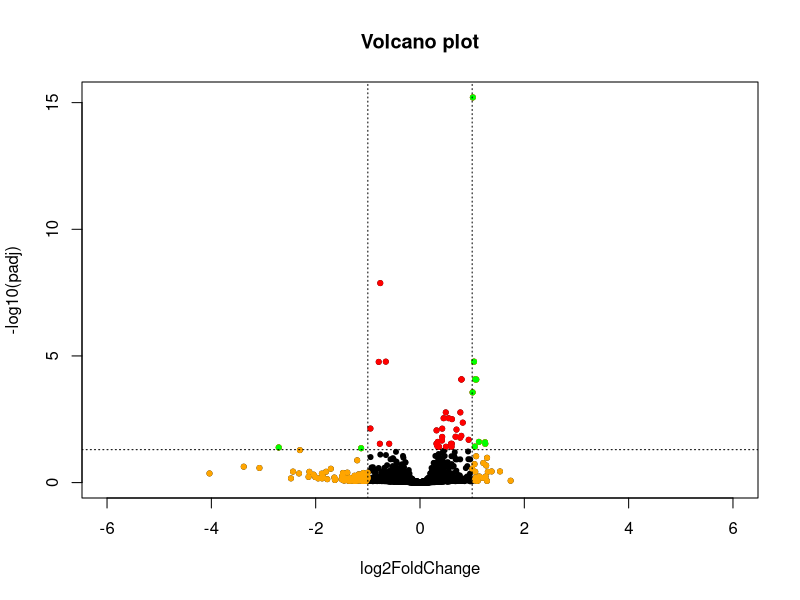
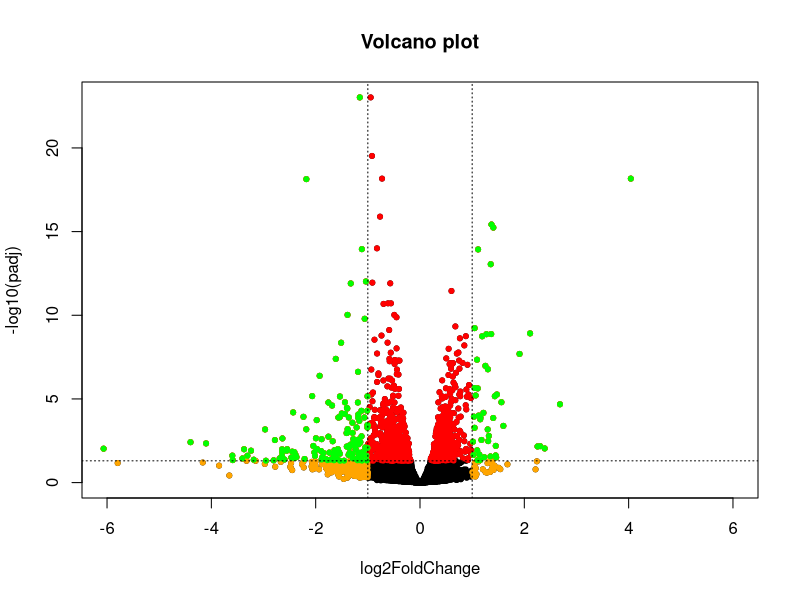
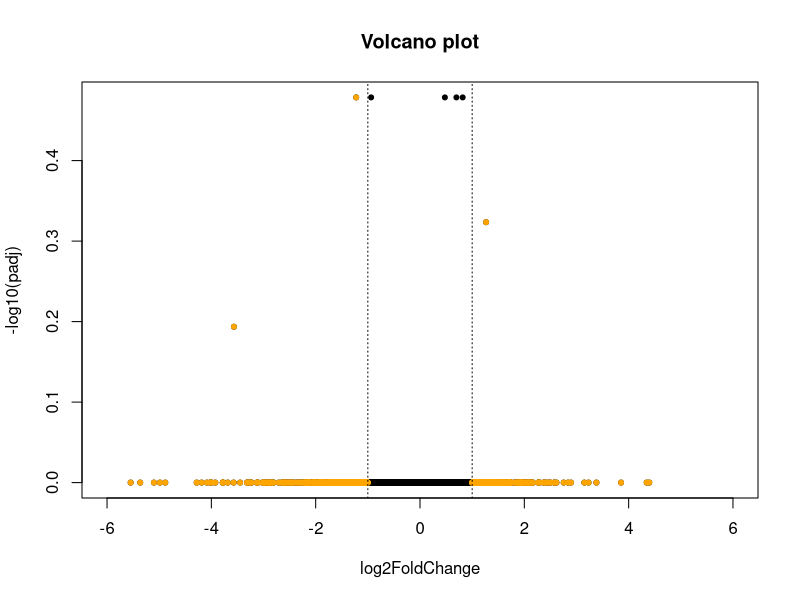

Write R code to recreate these figures, in order.
library(data.table)
library(limma)
library(calibrate)

#hcq_vs_con
res <- read.csv("hcq_vs_con_deg.csv", header=TRUE)
head(res)
with(res, plot(log2FoldChange, -log10(padj), pch=20, main="Volcano plot", xlim=c(-6,6)))
# Add colored points: red if padj<0.05, orange of log2FC>1, green if both)
with(subset(res, padj<.05 ), points(log2FoldChange, -log10(padj), pch=20, col="red"))
with(subset(res, abs(log2FoldChange)>1), points(log2FoldChange, -log10(padj), pch=20, col="orange"))
with(subset(res, padj<.05 & abs(log2FoldChange)>1), points(log2FoldChange, -log10(padj), pch=20, col="green"))
#with(subset(res, padj<.05 & abs(log2FC)>1), textxy(logFC, -log10(padj), labs=Gene, cex=.6))
abline(h=1.3,v=1,lty=3)
abline(v=-1,lty=3)


#pcq_vs_con
res <- read.csv("pcq_vs_con_deg.csv", header=TRUE)
head(res)
with(res, plot(log2FoldChange, -log10(padj), pch=20, main="Volcano plot", xlim=c(-6,6)))
# Add colored points: red if padj<0.05, orange of log2FC>1, green if both)
with(subset(res, padj<.05 ), points(log2FoldChange, -log10(padj), pch=20, col="red"))
with(subset(res, abs(log2FoldChange)>1), points(log2FoldChange, -log10(padj), pch=20, col="orange"))
with(subset(res, padj<.05 & abs(log2FoldChange)>1), points(log2FoldChange, -log10(padj), pch=20, col="green"))
#with(subset(res, padj<.05 & abs(log2FC)>1), textxy(logFC, -log10(padj), labs=Gene, cex=.6))
abline(h=1.3,v=1,lty=3)
abline(v=-1,lty=3)

#phpma_vs_con
res <- read.csv("phpma_vs_con_deg.csv", header=TRUE)
head(res)
with(res, plot(log2FoldChange, -log10(padj), pch=20, main="Volcano plot", xlim=c(-6,6)))
# Add colored points: red if padj<0.05, orange of log2FC>1, green if both)
with(subset(res, padj<.05 ), points(log2FoldChange, -log10(padj), pch=20, col="red"))
with(subset(res, abs(log2FoldChange)>1), points(log2FoldChange, -log10(padj), pch=20, col="orange"))
with(subset(res, padj<.05 & abs(log2FoldChange)>1), points(log2FoldChange, -log10(padj), pch=20, col="green"))
#with(subset(res, padj<.05 & abs(log2FC)>1), textxy(logFC, -log10(padj), labs=Gene, cex=.6))
abline(h=1.3,v=1,lty=3)
abline(v=-1,lty=3)
